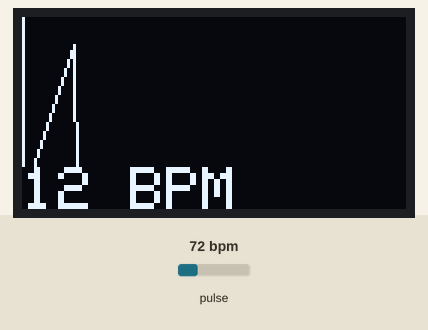
Recording of a sketch running on a simulated Arduino Uno, built with avr-gcc and run on an emulated ATmega328P. On the bench: 128×64 one-colour display. Inputs (shaded band) come from the test bench; at power-on: pulse 72 bpm. What the sketch prints to the serial monitor is not drawn.

Above: at 2.05 s.
2.3 s: pulse set to 42 bpm
At 3.17 s:
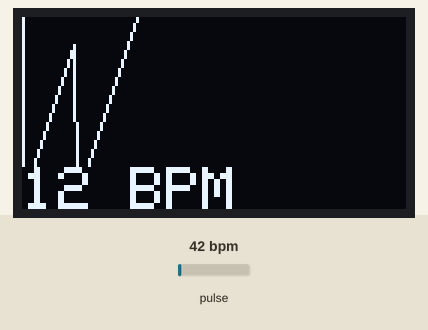
4.3 s: pulse set to 70 bpm
At 4.44 s:
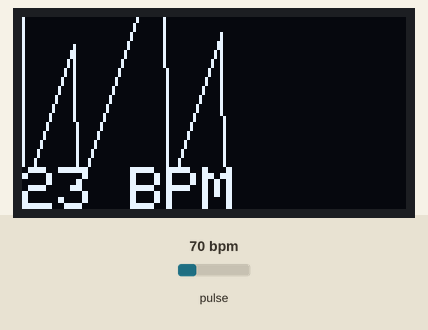
5.8 s: pulse set to 100 bpm
At 5.95 s:
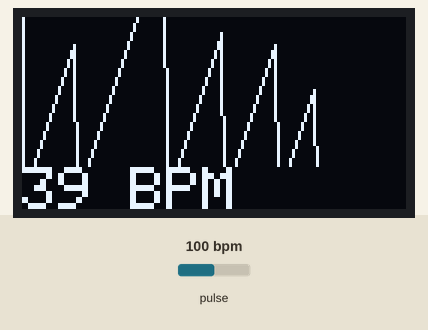

Measured:
- what the display in image 1 shows lasts 0.5 s, from 2.9 s to 3.4 s

The sketch:

HeartBeat_Plotter_v1.ino
```cpp
#include <Adafruit_SSD1306.h>
#include <Wire.h>
#include "MAX30105.h"
#include "heartRate.h"
MAX30105 particleSensor;

const byte RATE_SIZE = 10; //Increase this for more averaging.
byte rates[RATE_SIZE]; //Array of heart rates
byte rateSpot = 0;
long lastBeat = 0; //Time at which the last beat occurred

float beatsPerMinute;
int beatAvg;
//============================================ Sensor
#define OLED_Address 0x3C
Adafruit_SSD1306 oled(1);

int x=0;
int lastx=0;
int lasty=0;
int LastTime=0;
bool BPMTiming=false;
bool BeatComplete=false;
int BPM=0;
#define UpperThreshold 550
#define LowerThreshold 500
//========================================== OLED

void setup()
{
  oled.begin(SSD1306_SWITCHCAPVCC, OLED_Address);
  oled.clearDisplay();
  oled.setTextSize(2); //boot oled

  Serial.begin(115200);
  Serial.println("Initializing...");

  // Initialize sensor
  if (!particleSensor.begin(Wire, I2C_SPEED_FAST)) //Use default I2C port, 400kHz speed
  {
    Serial.println("MAX30105 was not found.");
    while (1);
  }

  //Setup the plotter
  byte ledBrightness = 0x1F; //Options: 0=Off to 255=50mA
  byte sampleAverage = 8; //Options: 1, 2, 4, 8, 16, 32
  byte ledMode = 3; //Options: 1 = Red only, 2 = Red + IR, 3 = Red + IR + Green
  byte sampleRate = 100; //Options: 50, 100, 200, 400, 800, 1000, 1600, 3200
  int pulseWidth = 411; //Options: 69, 118, 215, 411
  int adcRange = 4096; //Options: 2048, 4096, 8192, 16384

  particleSensor.setup(ledBrightness, sampleAverage, ledMode, sampleRate, pulseWidth, adcRange); //Configure sensor with these settings


  const byte avgAmount = 64; //Take an average of IR readings at power up
  long baseValue = 0;
  for (byte x = 0 ; x < avgAmount ; x++)
  {
    baseValue += particleSensor.getIR(); //Read the IR value
  }
  baseValue /= avgAmount;


  for (int x = 0 ; x < 500 ; x++) //Pre-populate the plotter so that the Y scale is close to IR values
    Serial.println(baseValue);
}

void loop()
{
 Serial.println(particleSensor.getIR()); //Send raw data to plotter
 long irValue = particleSensor.getIR();

  if (checkForBeat(irValue) == true)
  {

    long delta = millis() - lastBeat;
    lastBeat = millis();

    beatsPerMinute = 60 / (delta / 1000.0);

    if (beatsPerMinute < 255 && beatsPerMinute > 20)
    {
      rates[rateSpot++] = (byte)beatsPerMinute; //Store this reading in the array
      rateSpot %= RATE_SIZE; //Wrap variable


      beatAvg = 0;//Take average of readings
      for (byte x = 0 ; x < RATE_SIZE ; x++)
        beatAvg += rates[x];
      beatAvg /= RATE_SIZE;
    }
  }
  //Serial.print("IR=");
  //Serial.print(irValue);
  //Serial.print(", BPM=");
  //Serial.print(beatsPerMinute);
  //Serial.print(", Avg BPM=");
  //Serial.print(beatAvg);
 //if (irValue < 50000)
   // Serial.print(" No finger?");


   if(x>125 )
  {
    oled.clearDisplay();
    x=0;
    lastx=x;
  }

  long delta = millis() - lastBeat;
  oled.setTextColor(WHITE);
  int y=60-(delta/16);
  oled.writeLine(lastx,lasty,x,y,WHITE);
  lasty=y;
  lastx=x;
  // calc bpm

    if(checkForBeat(irValue) == true)
    {
      BPM=millis()-LastTime;
      BPM=int(60/(float(BPM)/16));
      BPMTiming=false;
    }
    if(BPMTiming==false)
    {
      LastTime=millis();
      BPMTiming=true;
    }

    // display bpm

   oled.writeFillRect(0,50,128,16,BLACK);
  oled.setCursor(0,50);
  oled.print(beatAvg);
  oled.print(" BPM");
  oled.display();
  x++;
}
```
